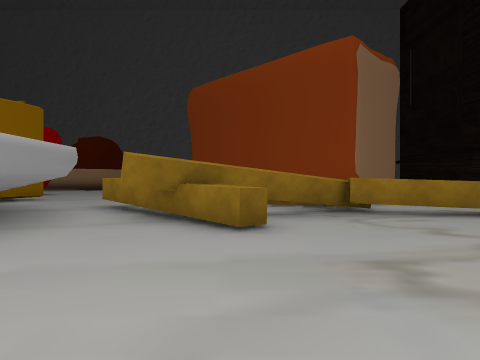
view 1 (above)

24 first-person views from a walk through a 3-D level made in the Unity game engine. The camera is 1.3 m above the floor, looks level and sees 70° across. The floor is counted in squares, 2 m on a side. Each view is taken from the middle of a square. On the plan, view 1 faces up. The plan holds only what a view shows up to about 10 squares ahead; the rest is blank. The place goes on beyond the plan. The player character is not drawn. Some surface patterns are stand-ins.

view 2
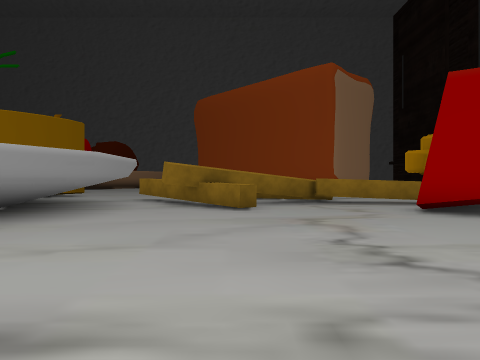

view 3
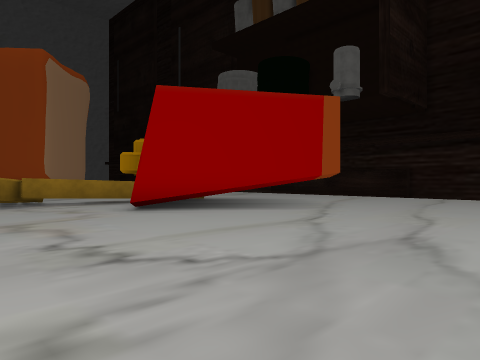

view 4
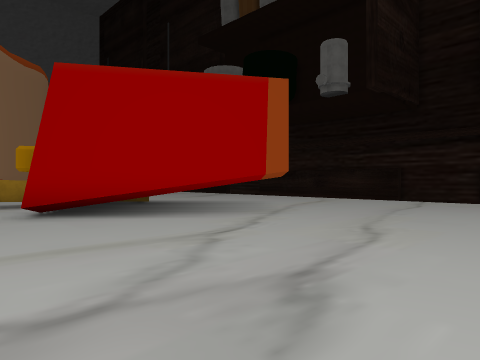

view 5
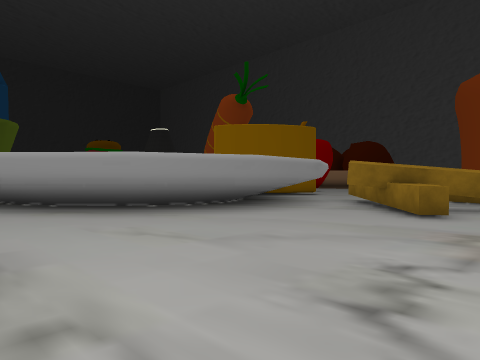

view 6
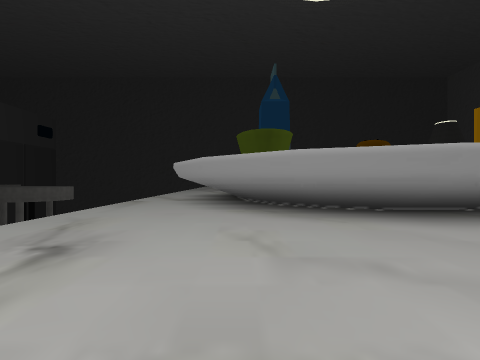

view 7
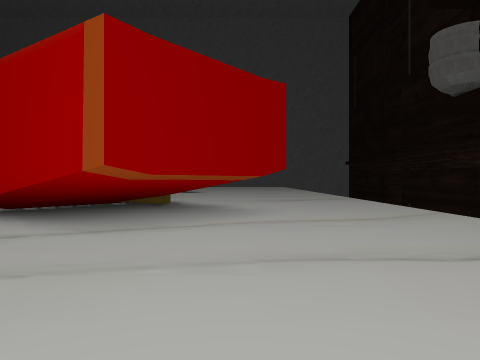

view 8
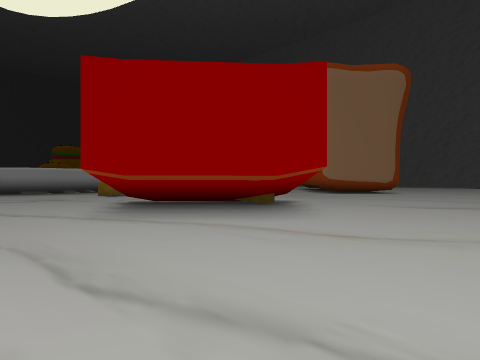

view 9
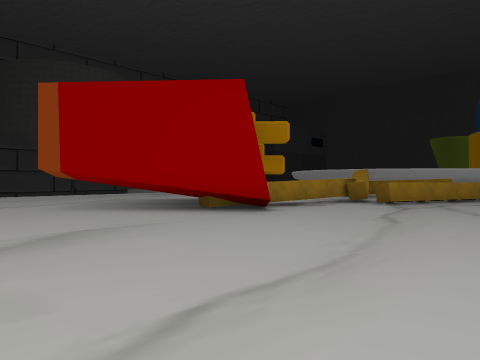

view 10
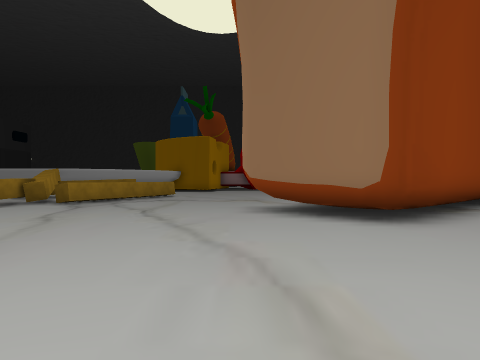

view 11
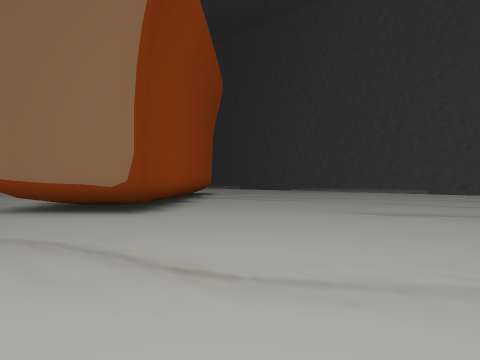

view 12
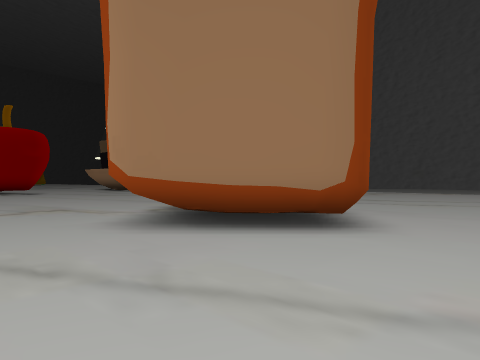

view 13
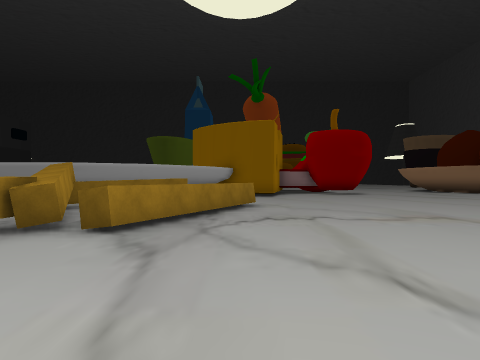

view 14
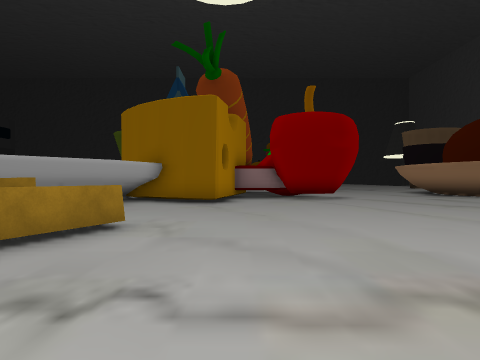

view 15
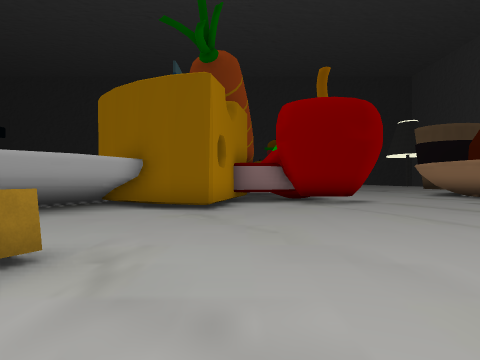

view 16
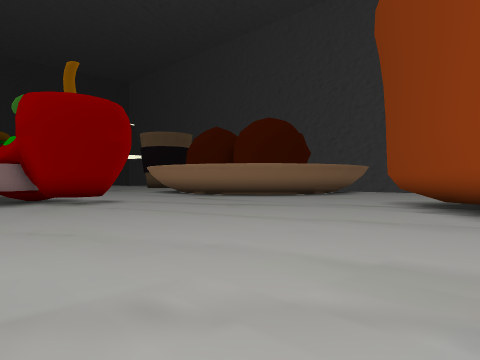

view 17
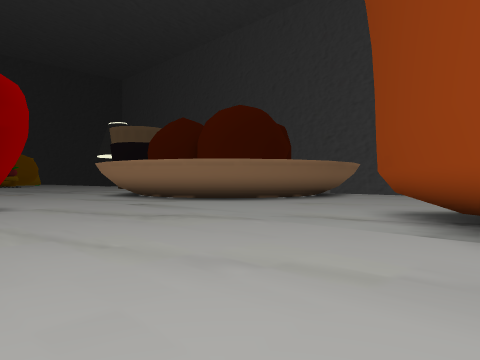

view 18
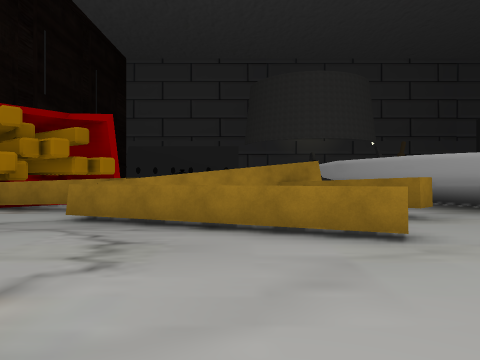

view 19
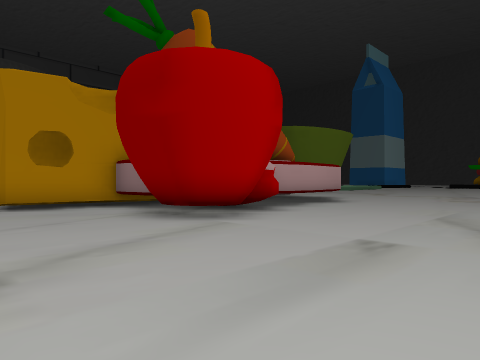

view 20
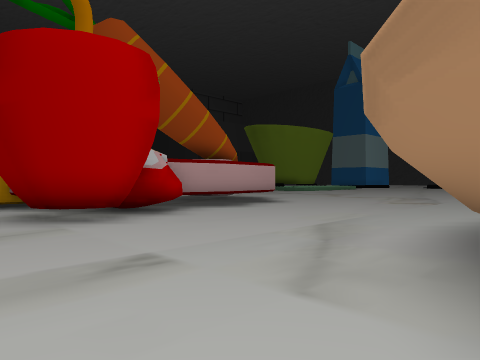

view 21
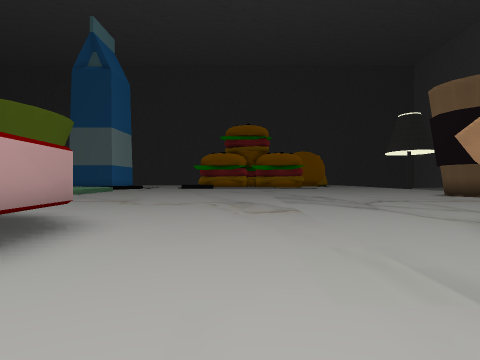

view 22
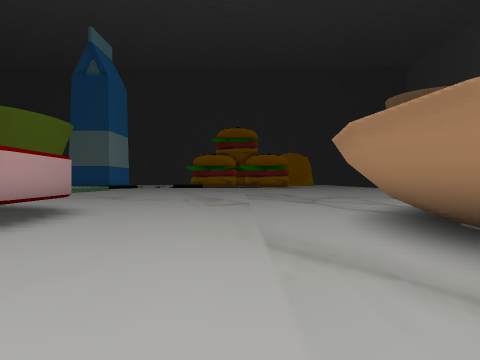

view 23
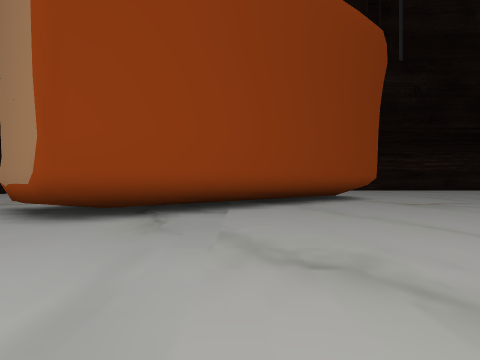

view 24
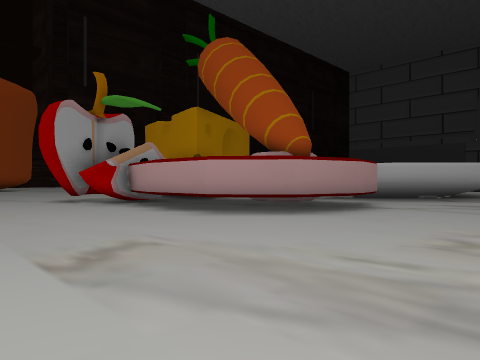

### Floor plan
Key: @ floor where view 1 was taken; # wall or solid block; x gap in a wall; . floor; = window, fence, low wall or low ledge; ^ raised ledge; T thing the floor can be seen under or through.
Columns run from 20 left of view 1 to 13 right of it. Each row starts with its distance up from view 1.
 22 ....          ....##      .. ...
 21 ..... ^^^  ^......##     .......
 20 .......####.......##     ........
 19 ...................##   #........
 18 ....................##  ##.......
 17 .....................##  #.......
 16 ......................#  ##......
 15 .........###...........   T.......
 14 .....#######............TT........
 13 ....##    ##......................
 12 ....##    ##......................
 11  ...#      ###...................
 10   ..#        #....^^=............
  9   ..#       ^##....#^^...........
  8   .#        ^  #.^....^=........
  7   #             ##^.#^^^.=##......
  6                  #x###. ^##TT.....
  5                  #..^...###TTT....
  4                  #......####TT....
  3               ^  #.......####T....
  2               ^  #........###.....
  1             ^^  #.................
  0                #....@.............
 -1             ^^#...................
 -2             ...................
 -3             ....... ......   .

Positions as (right, up) in squares from view 1, and headings:
1: (0, 0), facing up
2: (0, -3), facing up
3: (0, -3), facing up-right
4: (2, -3), facing up-right
5: (2, -2), facing up-left
6: (2, 0), facing left
7: (9, -3), facing up
8: (13, -1), facing up-left
9: (12, 12), facing down-left
10: (12, 13), facing left
11: (13, 12), facing up-left
12: (9, 11), facing up-left
13: (7, 10), facing left
14: (3, 12), facing left
15: (1, 12), facing left
16: (1, 11), facing up-left
17: (0, 14), facing up-left
18: (0, 14), facing down
19: (-5, 20), facing down-left
20: (-7, 21), facing down-left
21: (-10, 17), facing left
22: (-8, 18), facing left
23: (-8, 18), facing right
24: (-20, 19), facing down-right
